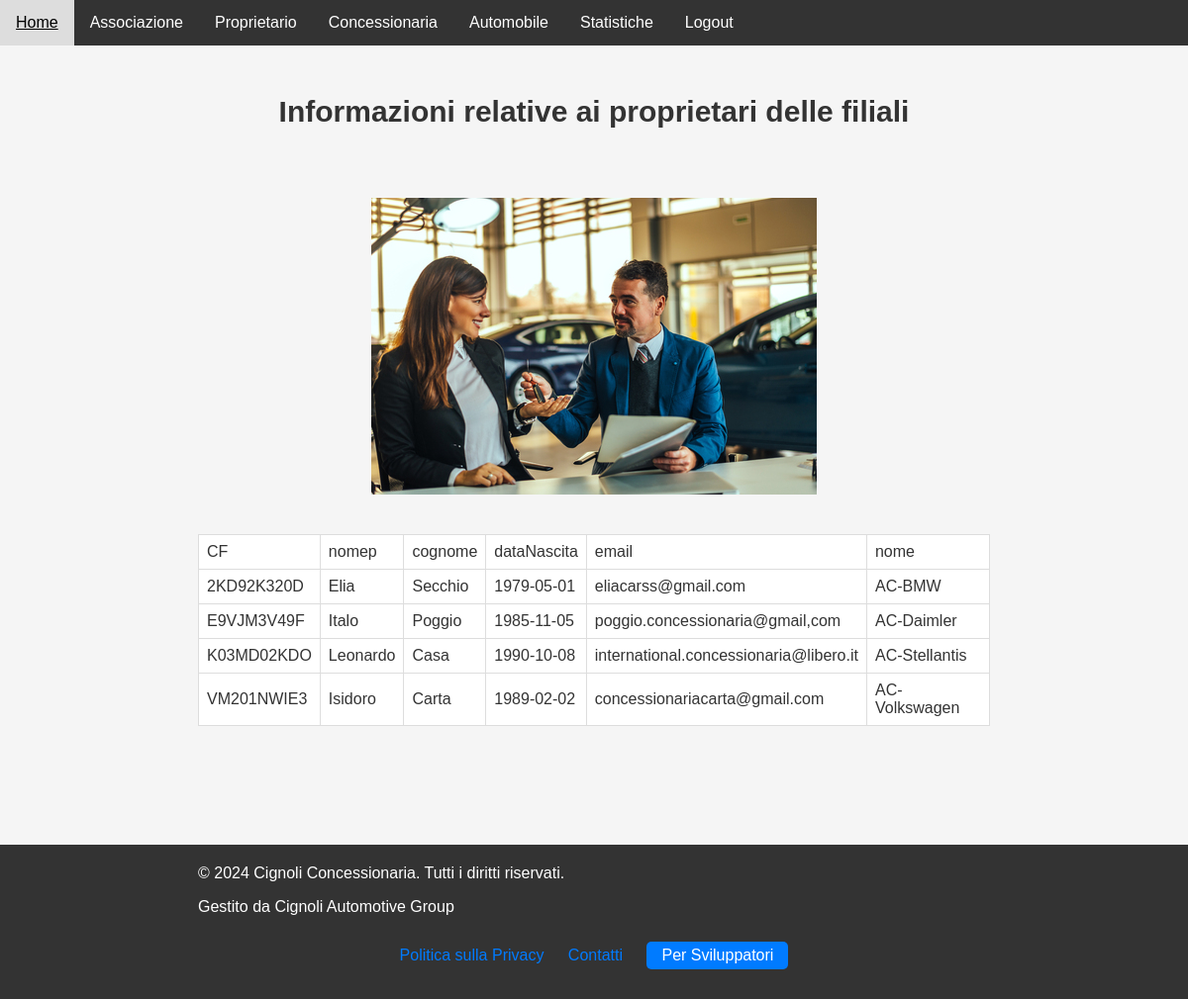
/index.php?r=10 (signed in), run on the app's committed database.
### tables this page shows
create table proprietarioConcessionaria(
	CF varchar(16) primary key,
	nomep varchar(20),
	cognome varchar(20),
	dataNascita date,
	email varchar(40),
	nome varchar(20),
	foreign key(nome) references associazione(nome)
);

### model/azioni_proprietarioConcessionaria.php (called while the page is built, shortened)
<?php
function dati_proprietarioConcessionaria($con)
{
    $sql = "select * from proprietarioConcessionaria;";
    $risultati = mysqli_query($con, $sql);
    return $risultati;
}
?>

### view/viewProprietarioConcessionaria/visualizza_tuple_proprietarioConcessionaria.php (the view, shortened to what this page needs)
<!DOCTYPE html>
<html lang="it">
<head>
    <link rel="stylesheet" href="stile/cignoli1.css" type="text/css">
</head>
<body>
<p class="titolo">Informazioni relative ai proprietari delle filiali</p>
<div class="flex-container">
    <img src="asset/boss.jpg">
</div>
<table class="custom-table">
    <tr>
        <td class="font1">CF</td>
        <td class="font1">nomep</td>
        <td class="font1">cognome</td>
        <td class="font1">dataNascita</td>
        <td class="font1">email</td>
        <td class="font1">nome</td>
    </tr>
    <?php while($riga=mysqli_fetch_assoc($dati)){ ?>
        <tr>
            <td class="font1"><?php echo $riga["CF"]; ?></td>
            <td class="font1"><?php echo $riga["nomep"]; ?></td>
            <td class="font1"><?php echo $riga["cognome"]; ?></td>
            <td class="font1"><?php echo $riga["dataNascita"]; ?></td>
            <td class="font1"><?php echo $riga["email"]; ?></td>
            <td class="font1"><?php echo $riga["nome"]; ?></td>
        </tr>
    <?php } ?>
</table>
<div class="empty-space"></div>
</body>
</html>

### index.php (shortened to what this page needs)
<?php
include ("model/azioni_connessione.php");
$c = connessione_al_db();
include ("model/azioni_autenticazione.php");
if (!isset($_SESSION["riconosciuto"])) {
    if (isset($_POST["user"]) && isset($_POST["pass"])) {
        $richiesta = login($c, $_POST["user"], $_POST["pass"]);
    } else {
        $richiesta = 100;
    }
} else {
    $richiesta = $_REQUEST["r"];
    include ("model/azioni_proprietarioConcessionaria.php");
}
echo "<section>";
switch ($richiesta) {
    case 10:
        $dati = dati_proprietarioConcessionaria($c);
        include ("view/viewProprietarioConcessionaria/visualizza_tuple_proprietarioConcessionaria.php");
        break;
}
?>

### stile/cignoli1.css (style rules this page uses)
body { height: 100vh; display: flex; flex-direction: column; font-family: Arial, sans-serif; margin: 0; padding: 0; background-color: #f5f5f5; color: #333; }
a { color: #007bff; text-decoration: none; }
header { background-color: #333; color: #fff; text-align: center; }
section { flex: 1 0 auto; }
.flex-container { display: flex; flex-direction: column; align-items: center; margin: 20px; }
p { text-align: justify; max-width: 800px; margin: 0 auto 1em; }
img { max-width: 100%; height: auto; margin: 20px 0; }
footer { background-color: #333; color: #fff; text-align: center; padding: 20px 0; }
.footer-content { max-width: 1200px; margin: auto; padding: 0 20px; }
.footer-links { list-style: none; padding: 0; margin: 10px 0; }
.footer-links li { display: inline; margin: 0 10px; }
.button { background-color: #007bff; color: #fff; padding: 5px 15px; border-radius: 5px; display: inline-block; margin-top: 10px; }
.navbar { background-color: #333; overflow: hidden; }
.nav-menu { list-style-type: none; margin: 0; padding: 0; }
.nav-menu>li { float: left; }
.nav-menu a { display: block; color: white; text-align: center; padding: 14px 16px; text-decoration: none; }
.flex-container { display: flex; justify-content: center; margin-top: 20px; }
table { width: 100%; border-collapse: collapse; border-spacing: 0; }
td, th { border: 1px solid #dddddd; padding: 8px; text-align: left; }
.titolo { font-size: 18px; font-weight: bold; margin-bottom: 10px; }
a { text-decoration: none; color: #007bff; }
section { margin-bottom: 20px; }
.custom-table { flex: 1 0 auto; width: 100%; max-width: 800px; margin: 0 auto; border-collapse: collapse; }
.custom-table th, .custom-table td { border: 1px solid #ddd; padding: 8px; text-align: left; }
.custom-table td { background-color: #fff; }
.titolo { text-align: center; font-size: 30px; font-weight: bold; margin-bottom: 50px; margin-top: 50px; font-family: Arial, sans-serif; }

### view/viewProprietarioConcessionaria/visualizza_tuple_proprietarioConcessionaria.php (style rules this page uses)
.empty-space { height: 120px; width: 100%; }

### data on the page
proprietarioconcessionaria: CF "2KD92K320D", nomep "Elia", cognome "Secchio", dataNascita "1979-05-01", email "eliacarss@gmail.com", nome "AC-BMW"
proprietarioconcessionaria: CF "E9VJM3V49F", nomep "Italo", cognome "Poggio", dataNascita "1985-11-05", email "poggio.concessionaria@gmail,com", nome "AC-Daimler"
proprietarioconcessionaria: CF "K03MD02KDO", nomep "Leonardo", cognome "Casa", dataNascita "1990-10-08", email "international.concessionaria@libero.it", nome "AC-Stellantis"
proprietarioconcessionaria: CF "VM201NWIE3", nomep "Isidoro", cognome "Carta", dataNascita "1989-02-02", email "concessionariacarta@gmail.com", nome "AC-Volkswagen"
